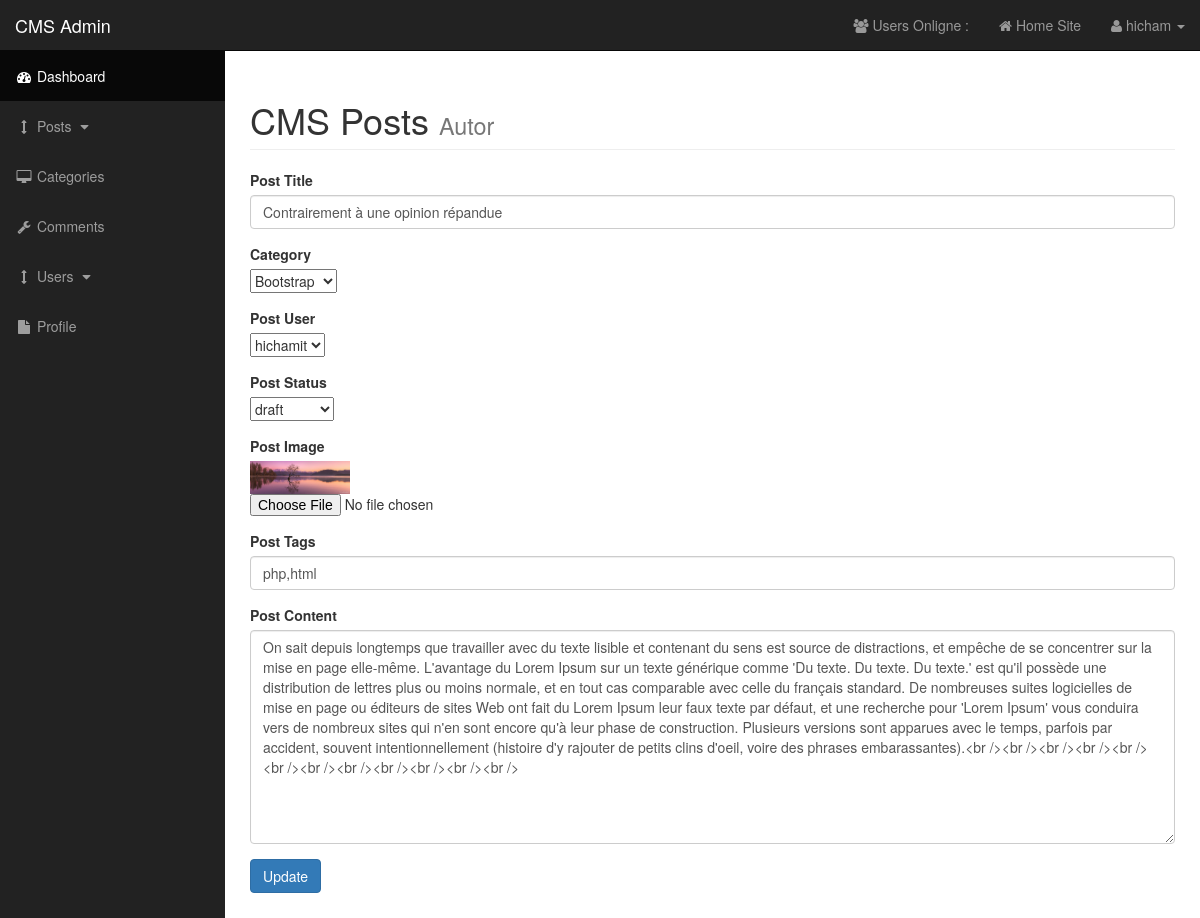
Screenshot of /admin/posts.php?source=update&p_id=19 (signed in) with the database file from the repository.
### tables this page shows
CREATE TABLE `posts` (
  `post_id` int(3) NOT NULL,
  `post_category_id` int(3) NOT NULL,
  `post_title` varchar(255) NOT NULL,
  `post_autor` varchar(255) NOT NULL,
  `post_user` varchar(255) NOT NULL,
  `post_date` date NOT NULL,
  `post_image` text NOT NULL,
  `post_content` text NOT NULL,
  `post_tags` varchar(255) NOT NULL,
  `post_comment_count` int(11) NOT NULL,
  `post_status` varchar(255) NOT NULL DEFAULT 'draft',
  `post_views_count` int(11) NOT NULL,
  `count_view_post` int(11) NOT NULL
);

### admin/includes/Update_posts.php (the view, shortened to what this page needs)
<?php
if (isset($_GET['p_id'])) {
    $p_id = $_GET['p_id'];
}
                                $query = "SELECT * FROM posts where post_id={$p_id}";
                                    $select_all_posts = mysqli_query($connection,$query);
                                    while ($row = mysqli_fetch_assoc($select_all_posts)) {
                                        $Title = $row['post_title'];
                                        $user = $row['post_user'];
                                        $category = $row['post_category_id'];
                                        $status = $row['post_status'];
                                        $image = $row['post_image'];
                                        $tags = $row['post_tags'];
                                        $content = $row['post_content'];
                                    }
?>
<form action="" method="post" enctype="multipart/form-data">
    <div class="form-group">
        <label for="cat_title">Post Title</label>
        <input type="text" name="post_title" class="form-control" value="<?php echo $Title;  ?>">
    </div>
    <div class="form-group">
        <label for="cat_title">Category</label><br>
        <select name="id_post_cat" id="">
        <?php
        $query = "SELECT * FROM categories";
        $select_all = mysqli_query($connection,$query);
        while ($row = mysqli_fetch_assoc($select_all)) {
        $id = $row['cat_id'];
        $title = $row['cat_title'];
        if ($id == $category) {
             echo  "<option selected value='$id'>{$title}</option>";
        } else {
             echo  "<option value='$id'>{$title}</option>";
        }
        }
        ?>
        </select>
    </div>
     <div class="form-group">
        <label for="cat_title">Post User</label><br>
        <select name="post_user" id="">
        <option value='<?php echo $user;?>'><?php echo $user;?></option>
        </select>
    </div>
    <div class="form-group">
        <label for="cat_title">Post Status</label><br>
        <select name="post_status">
            <option value='<?php echo $status;?>'><?php echo $status;?></option>
        </select>
    </div>
    <div class="form-group">
        <label for="cat_title">Post Image</label><br>
        <img src="../images/<?php echo $image;?>" alt="" width=100>
        <br>
        <input type="file" name="post_image" id="">
    </div>
    <div class="form-group">
        <label for="cat_title">Post Tags</label>
        <input type="text" name="post_tags" class="form-control" value="<?php echo $tags;  ?>">
    </div>
    <div class="form-group">
        <label for="cat_title">Post Content</label>
        <textarea name="post_content"  cols="30" rows="10" class="form-control" ><?php echo str_replace('\r\n','<br/>',$content);?> </textarea>
    </div>
    <div class="form-group">
        <input type="submit" name="update" class="btn btn-primary" value="Update">
    </div>
</form>

### admin/css/sb-admin.css (style rules this page uses)
body { margin-top: 100px; background-color: #222; }
@media (min-width:768px) { body { margin-top: 50px; } }

### rows the page displays
posts: post_title "Contrairement à une opinion répandue", post_user "hichamit", post_status "draft", post_image (picture), post_tags "php,html", post_content "On sait depuis longtemps que travailler avec du texte lisible et contenant du sens est source de distractions, et empêche de se concentrer sur la mise en page elle-même. L'avantage du Lorem Ipsum sur un texte générique comme 'Du texte. Du texte. Du texte.' est qu'il possède une distribution de lettres plus ou moins normale, et en tout cas comparable avec celle du français standard. De nombreuses suites logicielles de mise en page ou éditeurs de sites Web ont fait du Lorem Ipsum leur faux texte par défaut, et une recherche pour 'Lorem Ipsum' vous conduira vers de nombreux sites qui n'en sont encore qu'à leur phase de construction. Plusieurs versions sont apparues avec le temps, parfois par…"

### other values shown
$_SESSION['firstname'] "hicham"
form field id_post_cat "Bootstrap"
